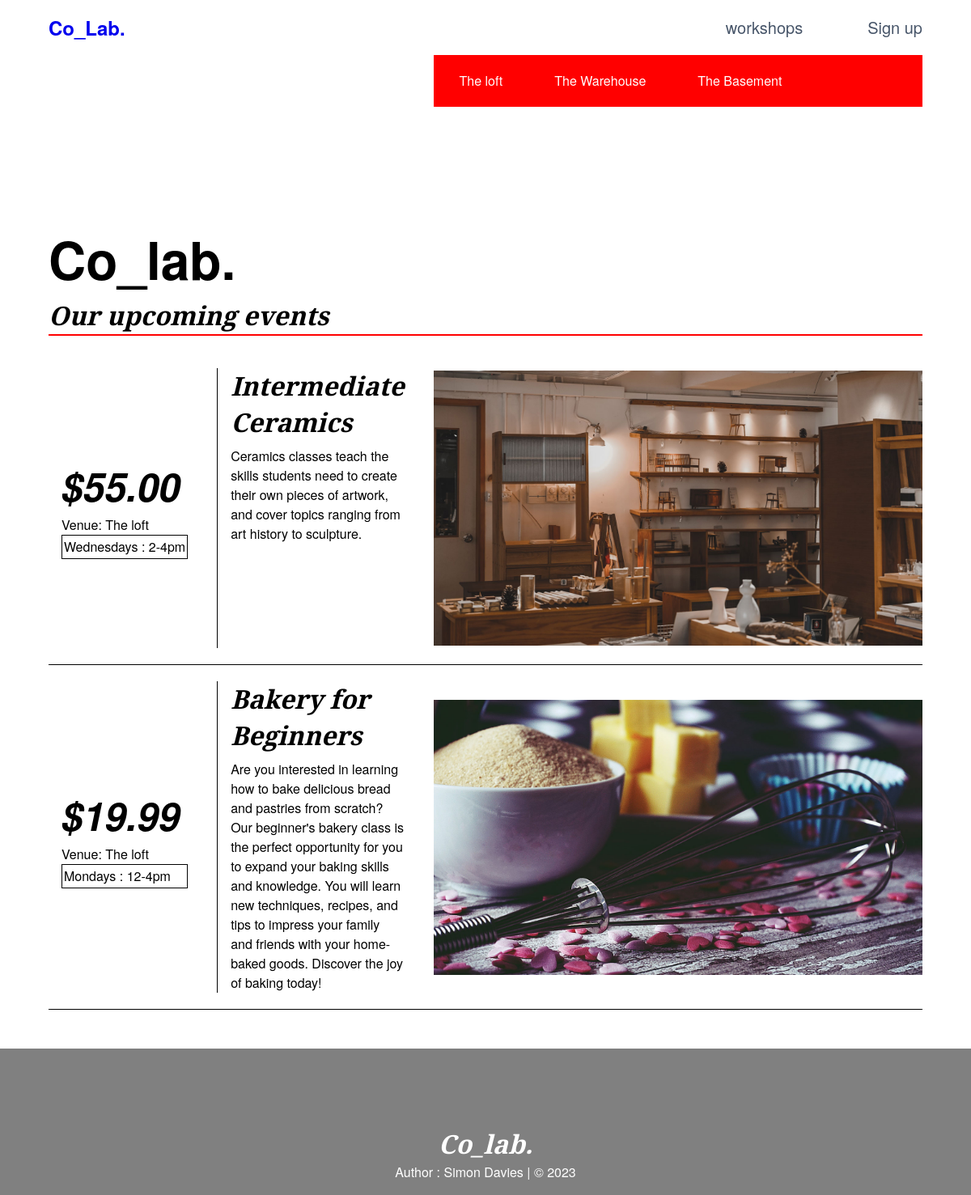
The page /views/workshopsByVenue.php?venueID=1 on the database its author committed.
### tables this page shows
CREATE TABLE `venue` (
  `venueID` int(11) NOT NULL,
  `venueTitle` varchar(256) NOT NULL,
  `venueDescription` text
);

CREATE TABLE `workshop` (
  `workshopID` int(11) NOT NULL,
  `workshopTitle` varchar(256) NOT NULL,
  `workshopDescription` text,
  `workshopImage` varchar(50) DEFAULT NULL,
  `workshopTimetable` varchar(255) DEFAULT NULL,
  `workshopCost` decimal(6,2) NOT NULL,
  `hostID` int(11) DEFAULT NULL,
  `venueID` int(11) DEFAULT NULL
);

### views/elements/workshopsList.php (the view, shortened to what this page needs)
<?php
function render_workshopList($result){
  foreach($result as $row):
    echo '<div class="griditem1"><p class="price"> $' . $row['workshopCost'] . '</p> <p>Venue: ' . $row['venueTitle'] . '</p><br> <p style="border:solid 1px black;padding:2px;font-weight:200;">' . $row['workshopTimetable'] . '</p></div>';
    echo '<div class="griditem2"><h3>' . $row['workshopTitle'] . '</h3><p>' . $row['workshopDescription'] . '</p></div>';
    echo '<div class="griditem3"><img alt = "' . $row['workshopImage'] . '" src="../views/images/' . $row['workshopImage'] . ' " /></div>';
    echo '<div class="border"> </div>';
  endforeach;
}
?>
<article class="flex center">
    <div class="gridcontainer">
      <div class="griditem3 subnav">
        <?php get_venue_items(); ?>
      </div>
      <div id="gridheader"><h1>Co_lab.</h1><h3>Our upcoming events</h3></div>
      <?php require('../controller/workshopsListController.php'); ?>
    </div>
  </article>

### model/functions.php (shortened to what this page needs)
<?php
require('pdo.php');
function get_venue_items() {
	global $pdo;
	$sql = 'SELECT * FROM co_Lab.venue';
	$result = $pdo->query($sql);
	foreach($result as $row):
		echo "<ul>";
		echo '<li><a href="workshopsByVenue.php?venueID=' .$row['venueID'] . ' " > ' . $row['venueTitle'] . ' </a></li>';
		echo "</ul>";
	endforeach;
}
function get_workshop_items_by_venue($venueID) {
	global $pdo;
	$sql = 'SELECT workshopID, workshopTitle, workshopDescription, workshopImage, workshopTimetable, workshopCost, hostID, workshop.venueID,  venue.venueTitle
	FROM workshop
	LEFT JOIN venue
	ON workshop.venueID=venue.venueID
	WHERE workshop.venueID =' . $venueID;
	$result = $pdo->query($sql);
	return $result;
}
?>

### views/css/style.css (style rules this page uses)
* { box-sizing: border-box; }
html { font-size: 16px; font-family: "HelveticaNeue-Light", "Helvetica Neue Light", "Helvetica Neue", Helvetica, Arial, "Lucida Grande", sans-serif; font-weight: 500; }
body { width: 100%; height: 100%; margin: 0; display: block; }
h1 { font-size: 4rem; }
h3 { font-size: 2rem; font-family: "Playfair Display", serif; font-style: italic; font-weight: 900; line-height: 1.4; }
p { font-family: "HelveticaNeue-Light", "Helvetica Neue Light", "Helvetica Neue", Helvetica, Arial, sans-serif; font-weight: 300; font-size: 1rem; }
a { text-decoration: none; }
li { list-style: none; }
.flex { display: flex; }
.center { justify-content: center; }
.gridcontainer { width: 90%; height: auto; display: grid; grid-template-columns: repeat(5, 1fr); grid-gap: 20px; padding: 0px; }
.gridcontainer > div { font-size: 1rem; }
.border { background-color: black; grid-column-start: 1; grid-column-end: 6; height: 1px; }
#gridheader { border-bottom: 2px solid red; grid-column-start: 1; grid-column-end: 6; margin-top: 120px; }
.subnav { background-color: red; }
.griditem1 { padding: 0px 1rem; grid-column-start: 1; grid-column-end: 2; display: flex; flex-wrap: wrap; align-content: center; }
.griditem1 > p { width: 100%; }
.griditem2 { padding: 0px 1rem; grid-column-start: 2; grid-column-end: 3; border-left: solid 0.5px black; }
.griditem2 > p { margin-top: 8px; }
.griditem3 { grid-column-start: 3; grid-column-end: 6; }
.griditem3 a { color: white; }
.griditem3 ul { display: inline-block; margin: 1.25rem 2rem; list-style-type: none; }
.griditem3 li { justify-content: flex-end; }
.griditem3 > img { width: 100%; height: 100%; object-fit: contain; }
.price { font-size: 3rem; font-weight: 600; font-style: italic; }

### rows shown on the page
venue: venueTitle "The loft"
venue: venueTitle "The Warehouse"
venue: venueTitle "The Basement"
workshop: workshopCost "55.00", venueID.venueTitle "The loft", workshopTimetable "Wednesdays : 2-4pm", workshopTitle "Intermediate Ceramics", workshopDescription "Ceramics classes teach the skills students need to create their own pieces of artwork, and cover topics ranging from art history to sculpture.", workshopImage (picture)
workshop: workshopCost "19.99", venueID.venueTitle "The loft", workshopTimetable "Mondays : 12-4pm", workshopTitle "Bakery for Beginners", workshopDescription "Are you interested in learning how to bake delicious bread and pastries from scratch? Our beginner's bakery class is the perfect opportunity for you to expand your baking skills and knowledge. You will learn new techniques, recipes, and tips to impress your family and friends with your home-baked goods. Discover the joy of baking today!", workshopImage (picture)
